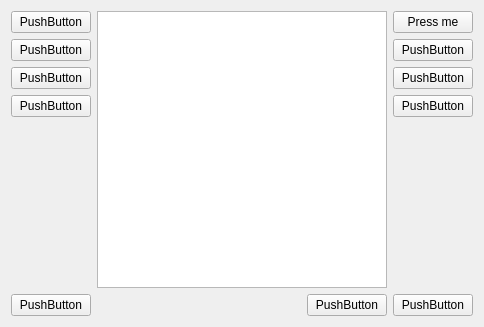
<?xml version="1.0" encoding="UTF-8"?>
<ui version="4.0">
 <class>Form</class>
 <widget class="QWidget" name="Form">
  <property name="geometry">
   <rect>
    <x>0</x>
    <y>0</y>
    <width>484</width>
    <height>327</height>
   </rect>
  </property>
  <property name="windowTitle">
   <string>Form</string>
  </property>
  <layout class="QVBoxLayout" name="verticalLayout_3">
   <item>
    <layout class="QHBoxLayout" name="horizontalLayout">
     <item>
      <layout class="QVBoxLayout" name="verticalLayout">
       <item>
        <widget class="QPushButton" name="pushButton">
         <property name="text">
          <string>PushButton</string>
         </property>
        </widget>
       </item>
       <item>
        <widget class="QPushButton" name="pushButton_2">
         <property name="text">
          <string>PushButton</string>
         </property>
        </widget>
       </item>
       <item>
        <widget class="QPushButton" name="pushButton_3">
         <property name="text">
          <string>PushButton</string>
         </property>
        </widget>
       </item>
       <item>
        <widget class="QPushButton" name="pushButton_4">
         <property name="text">
          <string>PushButton</string>
         </property>
        </widget>
       </item>
       <item>
        <spacer name="verticalSpacer">
         <property name="orientation">
          <enum>Qt::Vertical</enum>
         </property>
         <property name="sizeHint" stdset="0">
          <size>
           <width>20</width>
           <height>40</height>
          </size>
         </property>
        </spacer>
       </item>
      </layout>
     </item>
     <item>
      <widget class="QTextEdit" name="textEdit"/>
     </item>
     <item>
      <layout class="QVBoxLayout" name="verticalLayout_2">
       <item>
        <widget class="QPushButton" name="press_me_button">
         <property name="toolTip">
          <string>This is the press me button</string>
         </property>
         <property name="text">
          <string>Press me</string>
         </property>
        </widget>
       </item>
       <item>
        <widget class="QPushButton" name="pushButton_9">
         <property name="text">
          <string>PushButton</string>
         </property>
        </widget>
       </item>
       <item>
        <widget class="QPushButton" name="pushButton_10">
         <property name="text">
          <string>PushButton</string>
         </property>
        </widget>
       </item>
       <item>
        <widget class="QPushButton" name="pushButton_11">
         <property name="text">
          <string>PushButton</string>
         </property>
        </widget>
       </item>
       <item>
        <spacer name="verticalSpacer_2">
         <property name="orientation">
          <enum>Qt::Vertical</enum>
         </property>
         <property name="sizeHint" stdset="0">
          <size>
           <width>20</width>
           <height>40</height>
          </size>
         </property>
        </spacer>
       </item>
      </layout>
     </item>
    </layout>
   </item>
   <item>
    <layout class="QHBoxLayout" name="horizontalLayout_2">
     <item>
      <widget class="QPushButton" name="pushButton_5">
       <property name="text">
        <string>PushButton</string>
       </property>
      </widget>
     </item>
     <item>
      <spacer name="horizontalSpacer">
       <property name="orientation">
        <enum>Qt::Horizontal</enum>
       </property>
       <property name="sizeHint" stdset="0">
        <size>
         <width>40</width>
         <height>20</height>
        </size>
       </property>
      </spacer>
     </item>
     <item>
      <widget class="QPushButton" name="pushButton_6">
       <property name="text">
        <string>PushButton</string>
       </property>
      </widget>
     </item>
     <item>
      <widget class="QPushButton" name="pushButton_7">
       <property name="text">
        <string>PushButton</string>
       </property>
      </widget>
     </item>
    </layout>
   </item>
  </layout>
 </widget>
 <resources/>
 <connections/>
</ui>
